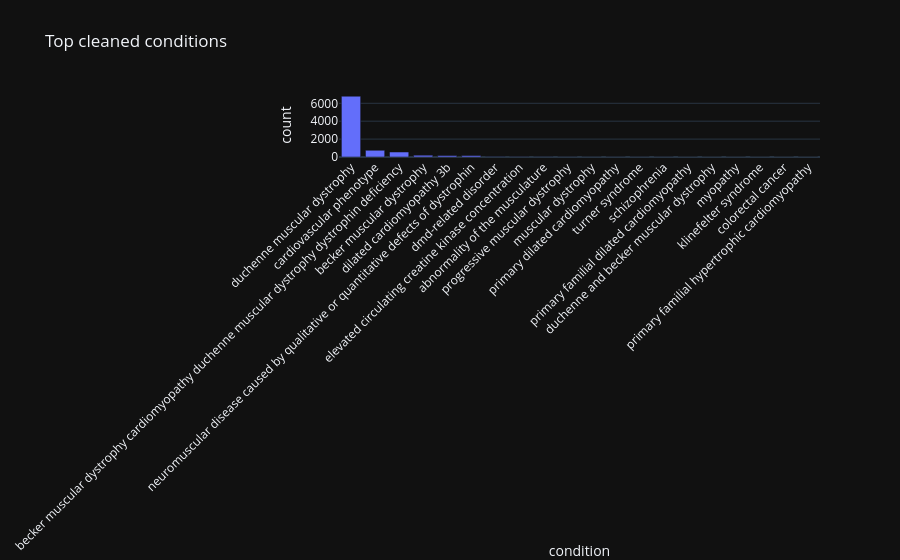

Write notebook code for a chart like this one.
### Markdown cell above
## 1. 📊 top conditions (cleaned)

### Code cell
top_cond = d['condition_main'].value_counts().head(20).reset_index()
top_cond.columns = ['condition', 'count']
display(top_cond)
fig = px.bar(top_cond, x='condition', y='count', title='Top cleaned conditions')
fig.update_xaxes(tickangle=-45)
fig.show()

### Figure 1 — Plotly figure (JSON) as saved in the notebook; plotly's stock layout.template omitted (floating-point values rounded to 4 significant figures)
{"data": [{"hovertemplate": "condition=%{x}<br>count=%{y}<extra></extra>", "legendgroup": "", "marker": {"color": "#636efa", "pattern": {"shape": ""}}, "name": "", "orientation": "v", "showlegend": false, "textposition": "auto", "x": ["duchenne muscular dystrophy", "cardiovascular phenotype", "becker muscular dystrophy cardiomyopathy duchenne muscular dystrophy dystrophin deficiency", "becker muscular dystrophy", "dilated cardiomyopathy 3b", "neuromuscular disease caused by qualitative or quantitative defects of dystrophin", "dmd-related disorder", "elevated circulating creatine kinase concentration", "abnormality of the musculature", "progressive muscular dystrophy", "muscular dystrophy", "primary dilated cardiomyopathy", "turner syndrome", "schizophrenia", "primary familial dilated cardiomyopathy", "duchenne and becker muscular dystrophy", "myopathy", "klinefelter syndrome", "colorectal cancer", "primary familial hypertrophic cardiomyopathy"], "xaxis": "x", "y": [6793, 752, 560, 199, 162, 161, 27, 14, 13, 7, 6, 5, 4, 4, 3, 3, 3, 3, 3, 2], "yaxis": "y", "type": "bar"}], "layout": {"xaxis": {"anchor": "y", "domain": [0.0, 1.0], "title": {"text": "condition"}, "tickangle": -45}, "yaxis": {"anchor": "x", "domain": [0.0, 1.0], "title": {"text": "count"}}, "legend": {"tracegroupgap": 0}, "title": {"text": "Top cleaned conditions"}, "barmode": "relative"}}
